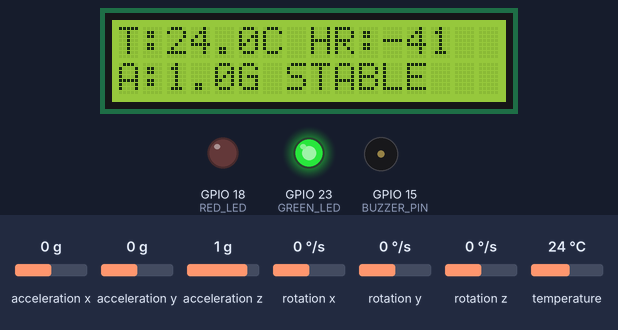
The sketch below on a simulated ESP32. Parts: 16×2 character LCD, output pins drawn as LEDs (lit = HIGH), buzzer (waves = sounding, pin HIGH). The test bench sets the inputs (shaded band); at power-on: acceleration x 0 g, acceleration z 1 g, temperature 24 °C, acceleration y 0 g, rotation x 0 °/s, rotation y 0 °/s, rotation z 0 °/s. WiFi joins after 1.5 s; servers stay silent unless stated; uploads are accepted with an empty reply; random numbers use the default seed unless the sketch sets one; what the sketch prints to the serial monitor is not drawn.

Above: at 5.2 s.
5.3 s: acceleration x set to -0.7 g
At 8.6 s:
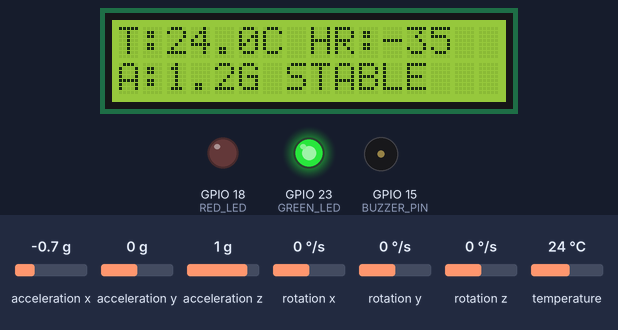
9.1 s: acceleration x set to -1 g
At 12.6 s:
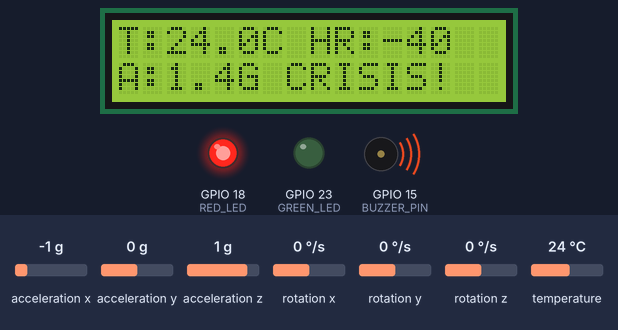
12.9 s: acceleration z set to 0.7 g
At 15.7 s:
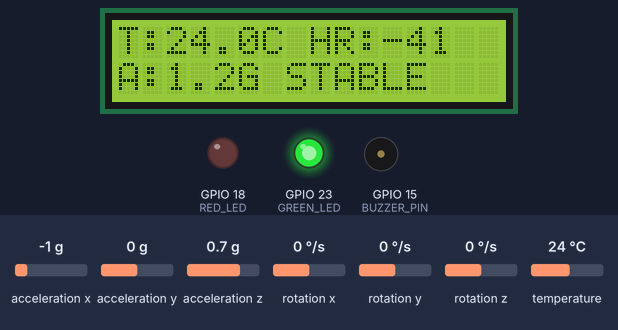
16.0 s: temperature set to 12 °C
At 18.1 s:
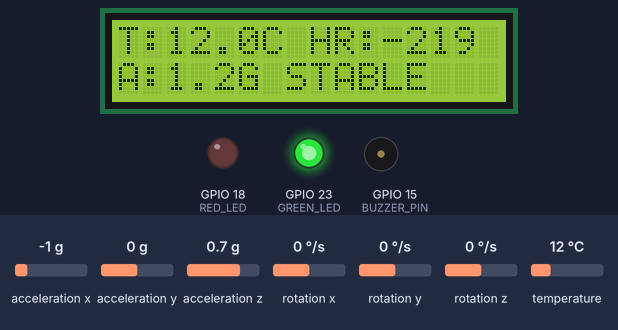
19.3 s: temperature set to 19 °C
At 21.6 s:
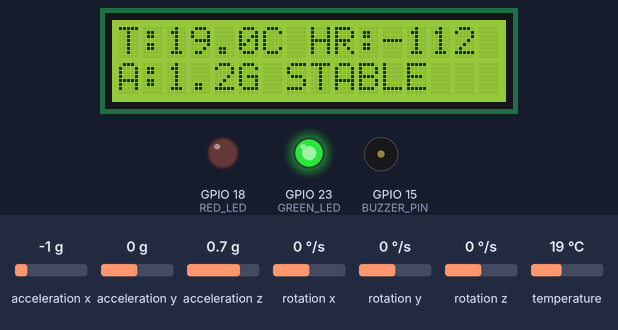
22.6 s: acceleration y set to -0.3 g
At 25.2 s:
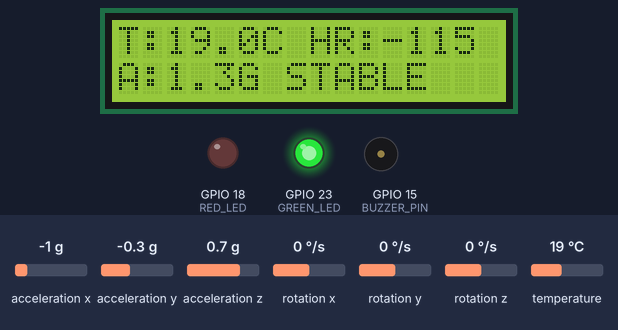
25.9 s: acceleration y set to -0.6 g
Timing chart, 0 to 30.7 s (numbered marks = the images above; inputs shaded):
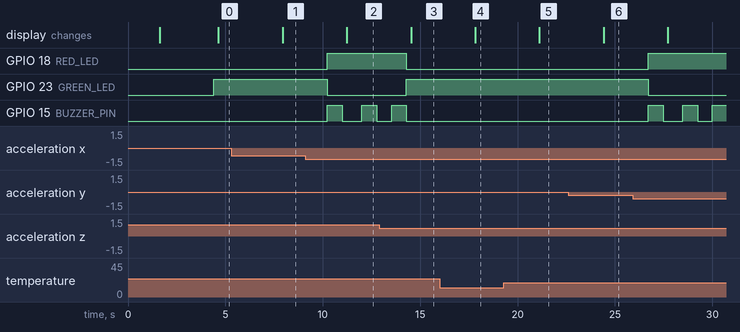

Measured:
- the behaviour switches between -0.8 and -0.9 g on acceleration x (found by bisection; images 1 and 2)
- the behaviour switches between 0.9 and 0.8 g on acceleration z (found by bisection; images 2 and 3)
- after the input at 9.1 s, GPIO 18 (RED_LED): LOW → HIGH after 1.1 s; GPIO 23 (GREEN_LED): HIGH → LOW after 1.1 s; GPIO 15 (BUZZER_PIN): alternates HIGH for 0.77 s and LOW for 1.0 s, starting after 1.1 s
- after the input at 12.9 s, GPIO 18 (RED_LED): HIGH → LOW after 1.4 s; GPIO 23 (GREEN_LED): LOW → HIGH after 1.4 s
- after the input at 25.9 s, GPIO 18 (RED_LED): LOW → HIGH after 0.81 s; GPIO 23 (GREEN_LED): HIGH → LOW after 0.81 s; GPIO 15 (BUZZER_PIN): goes HIGH 0.77 s, LOW 1.0 s, HIGH 0.77 s, LOW 0.77 s, then HIGH, starting after 0.81 s

The sketch:

ruru.ino
```cpp
#include <WiFi.h>
#include <HTTPClient.h>
#include <Wire.h>
#include <MPU6050.h>
#include <OneWire.h>
#include <DallasTemperature.h>
#include <LiquidCrystal_I2C.h>
#include <math.h>
#include <ArduinoJson.h>

/* ==========================================================================
 * 1. HARDWARE & NETWORK CONFIGURATION
 * ========================================================================== */
const char* ssid = "DV030";
const char* password = "Dvein@012";

// Make sure your laptop IP is still 192.168.1.2
const char* backendURL = "http://192.168.1.46:5000/api/v1/patient/telemetry/ingest";
const String NODE_ID = "P001"; // Must match your Patient UI

/* ==========================================================================
 * 2. PIN DEFINITIONS & SENSOR OBJECTS
 * ========================================================================== */
// I2C LCD Display (Address 0x27, 16 columns, 2 rows)
LiquidCrystal_I2C lcd(0x27, 16, 2);

// MPU6050
MPU6050 mpu;

// Temperature Sensor (DS18B20)
#define ONE_WIRE_BUS 4
OneWire oneWire(ONE_WIRE_BUS);
DallasTemperature sensors(&oneWire);

// Indicators
#define BUZZER_PIN 15
#define GREEN_LED 23
#define RED_LED   18

/* ==========================================================================
 * 3. SYSTEM VARIABLES & NEW THRESHOLDS 🔥
 * ========================================================================== */
float fallUpperLimit = 1.30; // UPDATED: Very sensitive fall detection
float tempLimit = 33.2;      // UPDATED: Custom Fever/Crisis threshold

float currentTemp = 31.5;    // Base ambient temp
float currentHR = 75.0;
float currentAccel = 1.0;

bool emergencyActive = false;

// Timers (Non-blocking)
unsigned long lastSensorPoll = 0;
unsigned long lastBackendUpdate = 0;
const unsigned long sensorPollInterval = 100; // Poll sensors every 100ms
unsigned long backendInterval = 3000;         // Send to backend every 3 seconds

void setup() {
  Serial.begin(115200);
  Wire.begin(21, 22);

  // LED & Buzzer Init
  pinMode(BUZZER_PIN, OUTPUT);
  pinMode(GREEN_LED, OUTPUT);
  pinMode(RED_LED, OUTPUT);

  digitalWrite(BUZZER_PIN, LOW);
  digitalWrite(GREEN_LED, LOW);
  digitalWrite(RED_LED, LOW);

  // LCD Init
  lcd.init();
  lcd.backlight();
  lcd.setCursor(0, 0);
  lcd.print("Energy aware...");
  lcd.setCursor(0, 1);
  lcd.print("WiFi Connecting");

  // Sensor Init
  mpu.initialize();
  sensors.begin();

  // WiFi Connection
  WiFi.begin(ssid, password);
  int retry = 0;
  while(WiFi.status() != WL_CONNECTED && retry < 30) {
    delay(500);
    Serial.print(".");
    retry++;
  }

  if(WiFi.status() == WL_CONNECTED) {
    Serial.println("\nWiFi Connected!");
    Serial.println(WiFi.localIP());

    // Update LCD with IP
    lcd.clear();
    lcd.setCursor(0, 0);
    lcd.print("WiFi Connected!");
    lcd.setCursor(0, 1);
    lcd.print(WiFi.localIP().toString());
    delay(2000); // Pause to read IP on screen
  } else {
    Serial.println("\nWiFi Connection Failed!");
    lcd.clear();
    lcd.setCursor(0, 0);
    lcd.print("WiFi Failed!");
  }
}

void loop() {
  unsigned long currentMillis = millis();

  // Reconnect WiFi if dropped
  if (WiFi.status() != WL_CONNECTED) {
    digitalWrite(GREEN_LED, LOW);
    digitalWrite(RED_LED, HIGH);
    WiFi.reconnect();
  }

  // ---------------------------------------------------------
  // FAST POLLING: READ SENSORS (Every 100ms)
  // ---------------------------------------------------------
  if (currentMillis - lastSensorPoll >= sensorPollInterval) {
    lastSensorPoll = currentMillis;

    // Read Acceleration (MPU6050)
    int16_t ax, ay, az;
    mpu.getAcceleration(&ax, &ay, &az);
    float Ax = ax / 16384.0;
    float Ay = ay / 16384.0;
    float Az = az / 16384.0;

    // Calculate total G-force vector
    currentAccel = sqrt(Ax*Ax + Ay*Ay + Az*Az);

    // Read Temperature
    sensors.requestTemperatures();
    float t = sensors.getTempCByIndex(0);
    if (t > -10 && t < 85) {
      currentTemp = t; // Basic filter for bad readings
    }

    // 🔥 VIRTUAL HEART RATE LOGIC (Adjusted to new temp limit) 🔥
    if (currentTemp > tempLimit) {
      // Temp thaanduna HR 100+ thandum
      currentHR =  + random(-2, 3);
    } else {
      currentHR = 100 + ((currentTemp - tempLimit) * 15.0)+ random(-3, 4); // Normal resting HR
    }

    // Local Emergency Detection (Based on new limits)
    if (currentAccel > fallUpperLimit || currentTemp >= tempLimit) {
      emergencyActive = true;
    } else {
      emergencyActive = false;
    }

    // Hardware Feedback Loop
    handleAlerts();
  }

  // ---------------------------------------------------------
  // SLOW POLLING: UPDATE BACKEND & LCD (Every 3 seconds)
  // ---------------------------------------------------------
  if (currentMillis - lastBackendUpdate >= backendInterval) {
    lastBackendUpdate = currentMillis;

    sendToZhopingoBackend();
    updateLCD();
  }
}

/* ==========================================================================
 * HARDWARE ALERT CONTROLLER
 * ========================================================================== */
void handleAlerts() {
  if (emergencyActive) {
    digitalWrite(RED_LED, HIGH);
    digitalWrite(GREEN_LED, LOW);

    // Pulsating Buzzer Logic (Non-blocking)
    static unsigned long lastBuzz = 0;
    if(millis() - lastBuzz > 200) {
      digitalWrite(BUZZER_PIN, !digitalRead(BUZZER_PIN));
      lastBuzz = millis();
    }
  } else {
    digitalWrite(GREEN_LED, HIGH);
    digitalWrite(RED_LED, LOW);
    digitalWrite(BUZZER_PIN, LOW); // Silence
  }
}

/* ==========================================================================
 * HTTP POST TO ZHOPINGO API
 * ========================================================================== */
void sendToZhopingoBackend() {
  if(WiFi.status() == WL_CONNECTED) {
    HTTPClient http;
    http.begin(backendURL);
    http.addHeader("Content-Type", "application/json");

    // Constructing JSON Payload required by Zhopingo Backend
    StaticJsonDocument<200> doc;
    doc["node_id"] = NODE_ID;
    doc["temp"] = currentTemp;
    doc["hr"] = currentHR;
    doc["accel"] = currentAccel;

    String jsonPayload;
    serializeJson(doc, jsonPayload);

    Serial.print("Sending: ");
    Serial.println(jsonPayload);

    int httpResponseCode = http.POST(jsonPayload);

    if (httpResponseCode > 0) {
      String response = http.getString();
      Serial.print("Backend Response: ");
      Serial.println(response);

      // Parse Backend AI Command (Optional sync)
      StaticJsonDocument<200> resDoc;
      if (!deserializeJson(resDoc, response)) {
        String hwCommand = resDoc["hardware_command"];
        if (hwCommand == "TRIGGER_ALARM") {
          emergencyActive = true; // Let backend force emergency state
        }
      }
    } else {
      Serial.print("HTTP POST Failed, Error Code: ");
      Serial.println(httpResponseCode);
    }
    http.end();
  }
}

/* ==========================================================================
 * LCD DISPLAY RENDERER (Clean 16x2 Formatting)
 * ========================================================================== */
void updateLCD() {
  // We format strings to exactly 16 characters so we don't need lcd.clear()
  // This prevents screen flickering!

  // Format Row 1: Temp & HR
  String line1 = "T:" + String(currentTemp, 1) + "C HR:" + String((int)currentHR) + "   ";
  lcd.setCursor(0, 0);
  lcd.print(line1.substring(0, 16));

  // Format Row 2: Accel & Status
  String statusMsg = emergencyActive ? "CRISIS!" : "STABLE ";
  String line2 = "A:" + String(currentAccel, 1) + "G " + statusMsg + "     ";
  lcd.setCursor(0, 1);
  lcd.print(line2.substring(0, 16));
}
```
